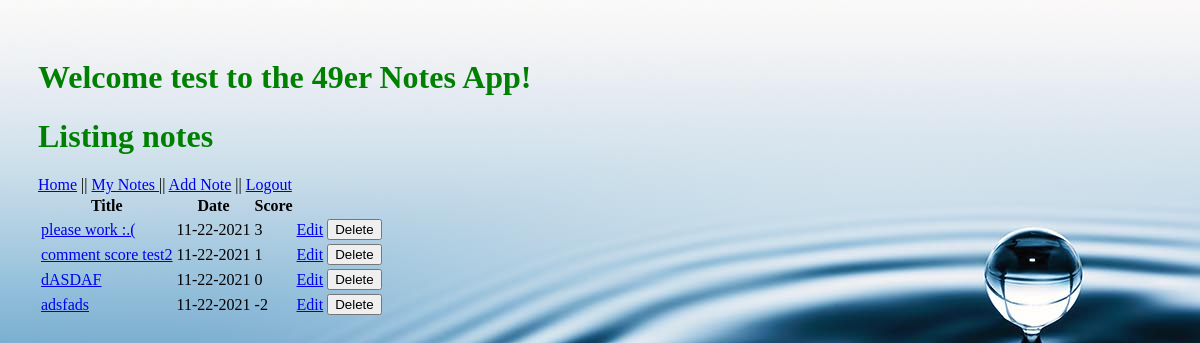
The app's page /notes (signed in) with its own data.
### models.py (models this page shows, shortened)
class Note(db.Model):
    id = db.Column("id", db.Integer, primary_key=True)
    title = db.Column("title", db.String(200))
    text = db.Column("text", db.String(100))
    date = db.Column("date", db.String(50))
    score = db.Column("score", db.Integer)
    user_id = db.Column(db.Integer, db.ForeignKey("user.id"), nullable=False)
    comments = db.relationship("Comment", backref="note", cascade="all, delete-orphan", lazy=True)

### Cooler.py (the view)
@app.route('/notes')
def get_notes():
    if session.get('user'):
        my_notes = db.session.query(Note).all()  # .filter_by(user_id=session['user_id'])
        return render_template('notes.html', notes=my_notes, user=session['user'])
    else:
        return redirect(url_for('login'))

### templates/notes.html (shortened to what this page needs)
<!DOCTYPE html>
<html lang="en">
<head>
    <link rel="stylesheet" href="{{ url_for('static', filename='main.css') }}">
</head>
<body>
<h1>Welcome {{user}} to the 49er Notes App!</h1>
<h1>Listing notes</h1>
<table>
    <tr>
        <th>Title</th>
        <th>Date</th>
        <th>Score</th>
        {% for note in notes %}
    <tr>
        <td><a href="{{ url_for('get_note', note_id=note.id) }}">{{ note.title }}</a></td>
        <td>{{ note.date }}</td>
        <td>{{ note.score }}</td>
        <td><a href="{{ url_for('update_note', note_id=note.id) }}">Edit</a></td>
        <td>
            <form action="{{ url_for('delete_note', note_id=note.id) }}" method="post">
                <input type="submit" value="Delete">
            </form>
        </td>
    </tr>
    {% endfor %}
    <nav>
        <a href="{{ url_for('index') }}"> Home</a> ||
        <a href="{{url_for('get_notes') }}"> My Notes </a> ||
        <a href="{{ url_for('new_note') }}">Add Note</a> ||
        <a href="{{ url_for('logout')}}">Logout</a>
    </nav>
</table>
</body>
</html>

### static/main.css (style rules this page uses)
body { padding: 30px 30px; background-image: url("water-update.jpg"); }
h1 { color:green; }

### records on screen
Note: title "please work :.(", date "11-22-2021", score "3"
Note: title "comment score test2", date "11-22-2021", score "1"
Note: title "dASDAF", date "11-22-2021", score "0"
Note: title "adsfads", date "11-22-2021", score "-2"

### other values on screen
{{ user }} "test"
